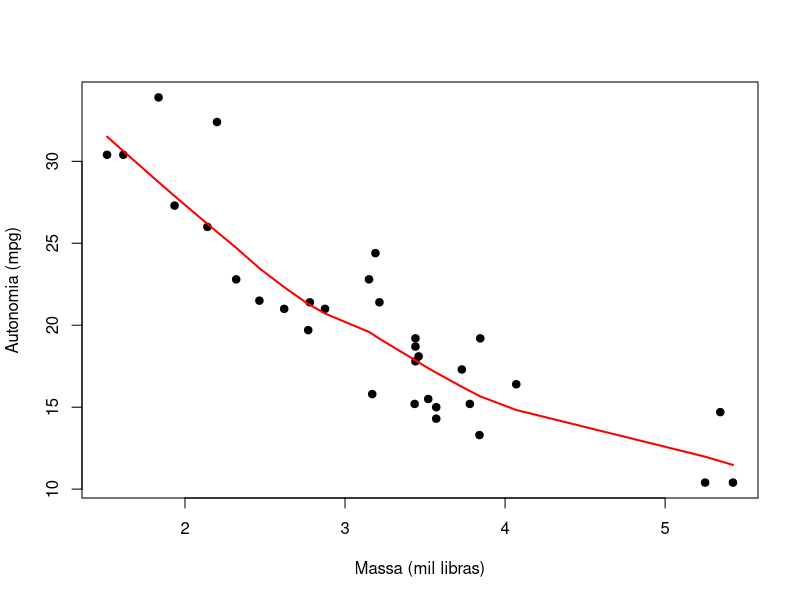

This chart was generated by the following R code:
# Random forests ----

# Ajuste e resultados ----
if (!requireNamespace("randomForest", quietly = TRUE)) install.packages("randomForest")
library(randomForest)
set.seed(2026)
ajuste <- randomForest(mpg ~ wt + hp + disp + qsec,
                       data = mtcars, mtry = 2,
                       ntree = 500, importance = TRUE)
print(ajuste)
print(importance(ajuste))

# Visualização e diagnóstico ----
plot(mpg ~ wt, data = mtcars, pch = 19, xlab = "Massa (mil libras)", ylab = "Autonomia (mpg)")
lines(lowess(mtcars$wt, mtcars$mpg), col = "red", lwd = 2)
